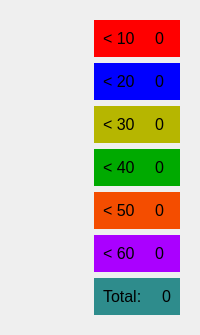
                                           <widget class="QWidget" name="widget_48" native="true">
                                            <layout class="QHBoxLayout" name="horizontalLayout_34">
                                             <item>
                                              <widget class="QWidget" name="unit_test1_widget" native="true"/>
                                             </item>
                                             <item>
                                              <widget class="QWidget" name="widget_51" native="true">
                                               <property name="minimumSize">
                                                <size>
                                                 <width>0</width>
                                                 <height>0</height>
                                                </size>
                                               </property>
                                               <layout class="QVBoxLayout" name="verticalLayout_104">
                                                <item>
                                                 <widget class="QWidget" name="widget_59" native="true">
                                                  <property name="styleSheet">
                                                   <string notr="true">background-color: rgb(255, 0, 0);</string>
                                                  </property>
                                                  <layout class="QHBoxLayout" name="horizontalLayout_40">
                                                   <property name="spacing">
                                                    <number>20</number>
                                                   </property>
                                                   <item>
                                                    <widget class="QLabel" name="label_58">
                                                     <property name="font">
                                                      <font>
                                                       <pointsize>12</pointsize>
                                                      </font>
                                                     </property>
                                                     <property name="text">
                                                      <string>&lt; 10</string>
                                                     </property>
                                                    </widget>
                                                   </item>
                                                   <item>
                                                    <widget class="QLabel" name="label_64">
                                                     <property name="font">
                                                      <font>
                                                       <pointsize>12</pointsize>
                                                      </font>
                                                     </property>
                                                     <property name="text">
                                                      <string>0</string>
                                                     </property>
                                                    </widget>
                                                   </item>
                                                  </layout>
                                                 </widget>
                                                </item>
                                                <item>
                                                 <widget class="QWidget" name="widget_60" native="true">
                                                  <property name="styleSheet">
                                                   <string notr="true">background-color: rgb(0, 0, 255);</string>
                                                  </property>
                                                  <layout class="QHBoxLayout" name="horizontalLayout_41">
                                                   <property name="spacing">
                                                    <number>20</number>
                                                   </property>
                                                   <item>
                                                    <widget class="QLabel" name="label_59">
                                                     <property name="font">
                                                      <font>
                                                       <pointsize>12</pointsize>
                                                      </font>
                                                     </property>
                                                     <property name="text">
                                                      <string>&lt; 20</string>
                                                     </property>
                                                    </widget>
                                                   </item>
                                                   <item>
                                                    <widget class="QLabel" name="label_65">
                                                     <property name="font">
                                                      <font>
                                                       <pointsize>12</pointsize>
                                                      </font>
                                                     </property>
                                                     <property name="text">
                                                      <string>0</string>
                                                     </property>
                                                    </widget>
                                                   </item>
                                                  </layout>
                                                 </widget>
                                                </item>
                                                <item>
                                                 <widget class="QWidget" name="widget_62" native="true">
                                                  <property name="styleSheet">
                                                   <string notr="true">background-color: rgb(182, 182, 0);</string>
                                                  </property>
                                                  <layout class="QHBoxLayout" name="horizontalLayout_42">
                                                   <property name="spacing">
                                                    <number>20</number>
                                                   </property>
                                                   <item>
                                                    <widget class="QLabel" name="label_60">
                                                     <property name="font">
                                                      <font>
                                                       <pointsize>12</pointsize>
                                                      </font>
                                                     </property>
                                                     <property name="text">
                                                      <string>&lt; 30</string>
                                                     </property>
                                                    </widget>
                                                   </item>
                                                   <item>
                                                    <widget class="QLabel" name="label_66">
                                                     <property name="font">
                                                      <font>
                                                       <pointsize>12</pointsize>
                                                      </font>
                                                     </property>
                                                     <property name="text">
                                                      <string>0</string>
                                                     </property>
                                                    </widget>
                                                   </item>
                                                  </layout>
                                                 </widget>
                                                </item>
                                                <item>
                                                 <widget class="QWidget" name="widget_61" native="true">
                                                  <property name="styleSheet">
                                                   <string notr="true">background-color: rgb(0, 170, 0);</string>
                                                  </property>
                                                  <layout class="QHBoxLayout" name="horizontalLayout_43">
                                                   <property name="spacing">
                                                    <number>20</number>
                                                   </property>
                                                   <item>
                                                    <widget class="QLabel" name="label_61">
                                                     <property name="font">
                                                      <font>
                                                       <pointsize>12</pointsize>
                                                      </font>
                                                     </property>
                                                     <property name="text">
                                                      <string>&lt; 40</string>
                                                     </property>
                                                    </widget>
                                                   </item>
                                                   <item>
                                                    <widget class="QLabel" name="label_67">
                                                     <property name="font">
                                                      <font>
                                                       <pointsize>12</pointsize>
                                                      </font>
                                                     </property>
                                                     <property name="text">
                                                      <string>0</string>
                                                     </property>
                                                    </widget>
                                                   </item>
                                                  </layout>
                                                 </widget>
                                                </item>
                                                <item>
                                                 <widget class="QWidget" name="widget_64" native="true">
                                                  <property name="styleSheet">
                                                   <string notr="true">background-color: rgb(244, 77, 0);</string>
                                                  </property>
                                                  <layout class="QHBoxLayout" name="horizontalLayout_44">
                                                   <property name="spacing">
                                                    <number>20</number>
                                                   </property>
                                                   <item>
                                                    <widget class="QLabel" name="label_62">
                                                     <property name="font">
                                                      <font>
                                                       <pointsize>12</pointsize>
                                                      </font>
                                                     </property>
                                                     <property name="text">
                                                      <string>&lt; 50</string>
                                                     </property>
                                                    </widget>
                                                   </item>
                                                   <item>
                                                    <widget class="QLabel" name="label_68">
                                                     <property name="font">
                                                      <font>
                                                       <pointsize>12</pointsize>
                                                      </font>
                                                     </property>
                                                     <property name="text">
                                                      <string>0</string>
                                                     </property>
                                                    </widget>
                                                   </item>
                                                  </layout>
                                                 </widget>
                                                </item>
                                                <item>
                                                 <widget class="QWidget" name="widget_63" native="true">
                                                  <property name="styleSheet">
                                                   <string notr="true">background-color: rgb(170, 0, 255);</string>
                                                  </property>
                                                  <layout class="QHBoxLayout" name="horizontalLayout_45">
                                                   <property name="spacing">
                                                    <number>20</number>
                                                   </property>
                                                   <item>
                                                    <widget class="QLabel" name="label_63">
                                                     <property name="font">
                                                      <font>
                                                       <pointsize>12</pointsize>
                                                      </font>
                                                     </property>
                                                     <property name="text">
                                                      <string>&lt; 60</string>
                                                     </property>
                                                    </widget>
                                                   </item>
                                                   <item>
                                                    <widget class="QLabel" name="label_69">
                                                     <property name="font">
                                                      <font>
                                                       <pointsize>12</pointsize>
                                                      </font>
                                                     </property>
                                                     <property name="text">
                                                      <string>0</string>
                                                     </property>
                                                    </widget>
                                                   </item>
                                                  </layout>
                                                 </widget>
                                                </item>
                                                <item>
                                                 <widget class="QWidget" name="widget_67" native="true">
                                                  <property name="styleSheet">
                                                   <string notr="true">background-color: rgb(46, 140, 140);</string>
                                                  </property>
                                                  <layout class="QHBoxLayout" name="horizontalLayout_47">
                                                   <property name="spacing">
                                                    <number>20</number>
                                                   </property>
                                                   <item>
                                                    <widget class="QLabel" name="label_73">
                                                     <property name="font">
                                                      <font>
                                                       <pointsize>12</pointsize>
                                                      </font>
                                                     </property>
                                                     <property name="text">
                                                      <string>Total:</string>
                                                     </property>
                                                    </widget>
                                                   </item>
                                                   <item>
                                                    <widget class="QLabel" name="label_76">
                                                     <property name="font">
                                                      <font>
                                                       <pointsize>12</pointsize>
                                                      </font>
                                                     </property>
                                                     <property name="text">
                                                      <string>0</string>
                                                     </property>
                                                    </widget>
                                                   </item>
                                                  </layout>
                                                 </widget>
                                                </item>
                                               </layout>
                                              </widget>
                                             </item>
                                            </layout>
                                           </widget>
